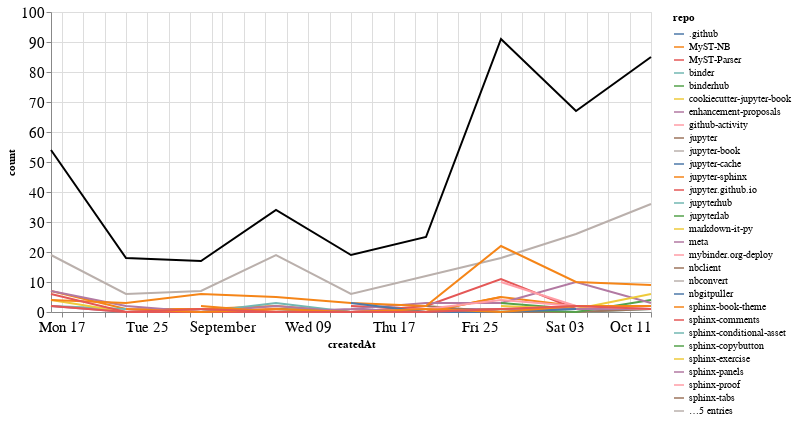

This figure's notebook cell:
### Markdown cell above
## Comments

### Code cell
comments_time = comments.groupby('repo').resample('W', on='createdAt').count()['author'].reset_index()
comments_time = comments_time.rename(columns={'author': 'count'})
comments_time_total = comments_time.groupby('createdAt').agg({"count": "sum"}).reset_index()
ch1 = alt.Chart(comments_time, width=600).mark_line().encode(
    x='createdAt',
    y='count',
    color='repo',
    tooltip="repo"
)

ch2 = alt.Chart(comments_time_total, width=600).mark_line(color="black").encode(
    x='createdAt',
    y='count',
)

ch1 + ch2

### Figure 1 — Vega-Lite specification as saved in the notebook (floating-point values rounded to 4 significant figures; data arrays with more than 128 entries replaced by an {"elided": "..."} marker saying what was removed)
{"config": {"axisLeft": {"labelFontSize": 15}, "axisBottom": {"labelFontSize": 15}}, "layer": [{"data": {"name": "data-df7787b73adb02289f01e9237d699b0e"}, "mark": "line", "encoding": {"color": {"type": "nominal", "field": "repo"}, "tooltip": {"type": "nominal", "field": "repo"}, "x": {"type": "temporal", "field": "createdAt"}, "y": {"type": "quantitative", "field": "count"}}, "width": 600}, {"data": {"name": "data-27c60bd2ddf1fa93f0c5d318cec76102"}, "mark": {"type": "line", "color": "black"}, "encoding": {"x": {"type": "temporal", "field": "createdAt"}, "y": {"type": "quantitative", "field": "count"}}, "width": 600}], "$schema": "https://vega.github.io/schema/vega-lite/v4.8.1.json", "datasets": {"data-df7787b73adb02289f01e9237d699b0e": {"elided": "148 records"}, "data-27c60bd2ddf1fa93f0c5d318cec76102": [{"createdAt": "2020-08-16T00:00:00", "count": 54}, {"createdAt": "2020-08-23T00:00:00", "count": 18}, {"createdAt": "2020-08-30T00:00:00", "count": 17}, {"createdAt": "2020-09-06T00:00:00", "count": 34}, {"createdAt": "2020-09-13T00:00:00", "count": 19}, {"createdAt": "2020-09-20T00:00:00", "count": 25}, {"createdAt": "2020-09-27T00:00:00", "count": 91}, {"createdAt": "2020-10-04T00:00:00", "count": 67}, {"createdAt": "2020-10-11T00:00:00", "count": 85}]}}
